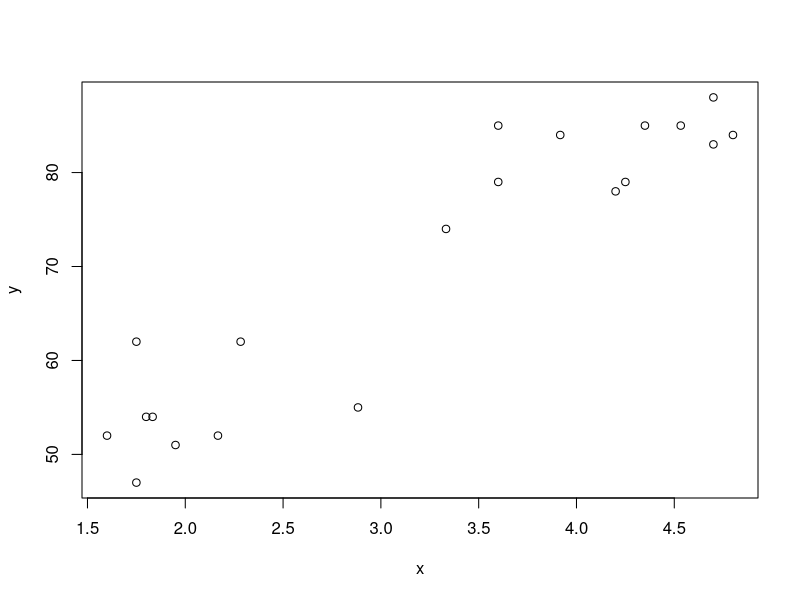
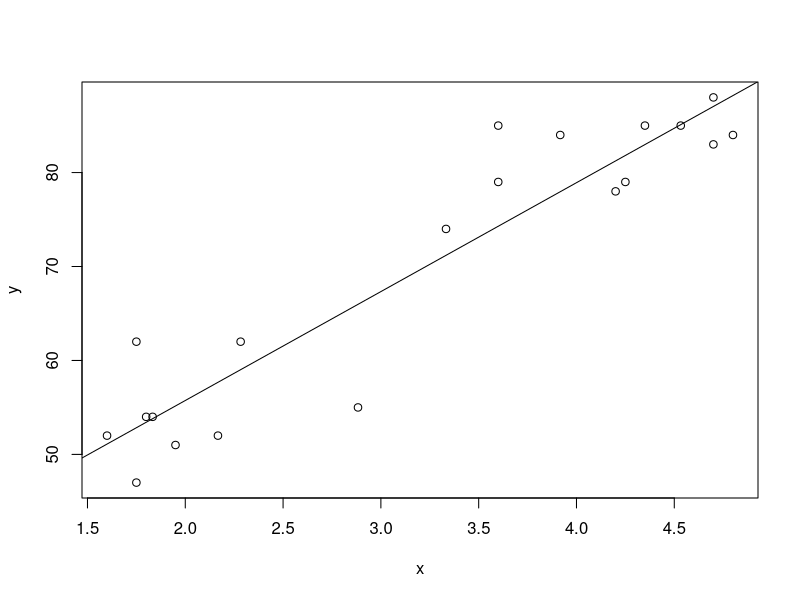

Here is the R script that generated these plots, in order: (Note: this script raises an error after producing the figures.)
# Use faithful dataset
df <- faithful
df
df <- df[1:20,]
df

x <- df$eruptions
y <- df$waiting
plot(x, y)

cor(x, y)

t <- lm(y~x)
plot(x, y)
abline(t)
x_predict <- data.frame(x<-c(2.5))
y_predict <- predict(t, new.df)

a <- t$coefficients[1]
b <- t$coefficients[2]

abline(a,b)
a
b
summary(t)
